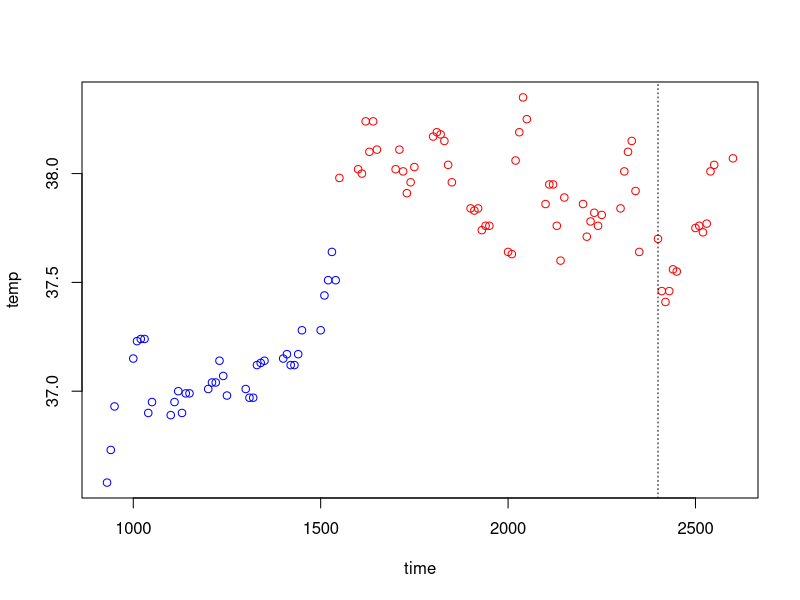
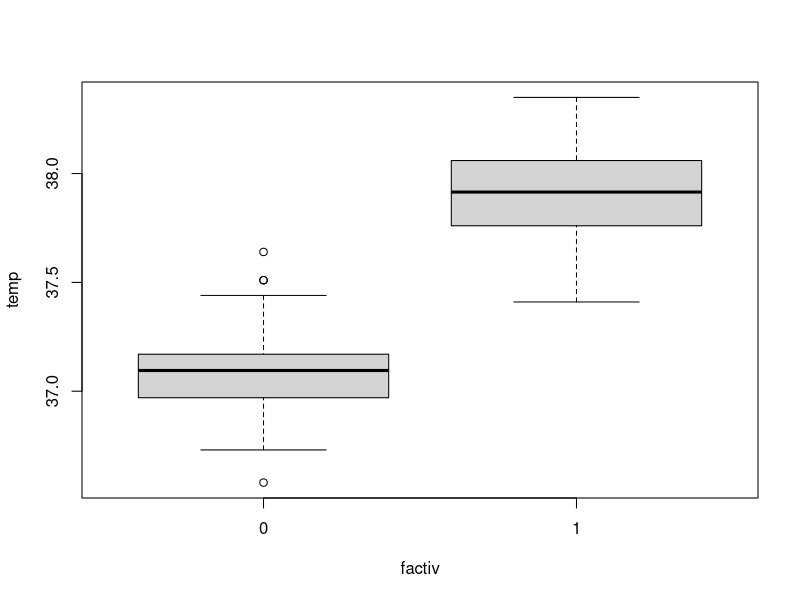

These figures' R source, in order:
# a.
filasActiv <- which(beaver2$activ == 1)
beaver2$time[filasActiv[1]]
# Hora 15:50

# Extra: para poner las horas de la madrugada al final en el gráfico:
madr <- which(beaver2$time < 201)
beaver2$time[madr] <- beaver2$time[madr] + 2400

# b.
colores <- rep('blue', nrow(beaver2))
colores[beaver2$activ == 1] <- 'red'

plot(temp ~ time, beaver2, col=colores)
# Se podría agregar una línea vertical para indicar las 24:00 horas:
abline(v = 2400, lty=3)

# c.
beaver2$factiv <- factor(beaver2$activ)
plot(temp ~ factiv, beaver2)

# d.
aov.castor <- aov(temp ~ factiv, beaver2)
summary(aov.castor)
# El resultado del análisis indica que la actividad efectivametne influye en
# la temperatura corporal del individuo. Esto es concordante con las gráficas 
# anteriores. De todas formas debe observarse que los datos no garantizan un
# supuesto muy importante: la independencia de las observaciones. Cada
# observación evidentemente está influenciada por el valor anterior (ver 
# 'acf(lynx)' para corroborar esto).
